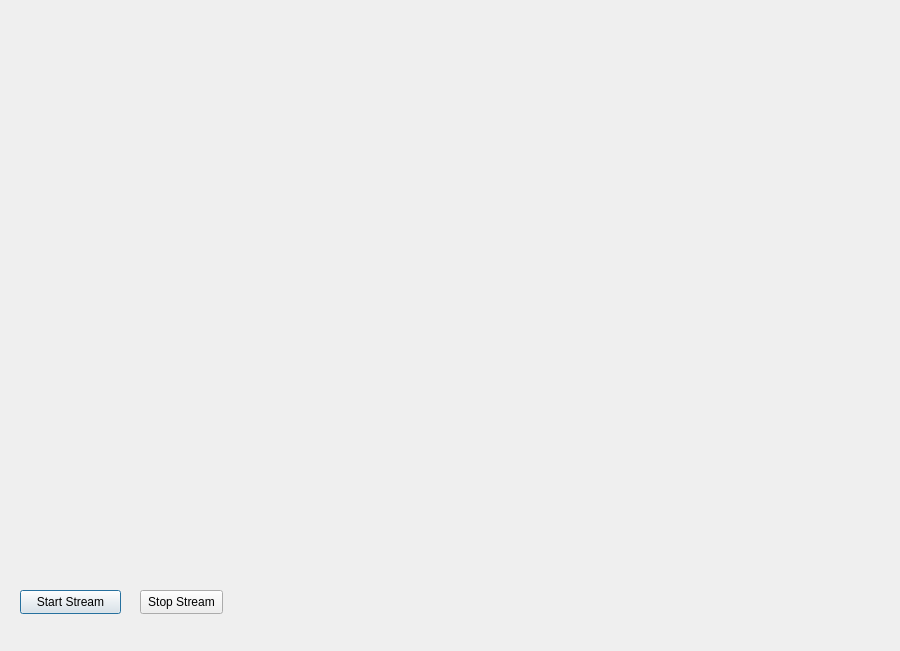
<?xml version="1.0" encoding="UTF-8"?>
<ui version="4.0">
 <class>mainVision</class>
 <widget class="QDialog" name="mainVision">
  <property name="geometry">
   <rect>
    <x>0</x>
    <y>0</y>
    <width>900</width>
    <height>651</height>
   </rect>
  </property>
  <property name="windowTitle">
   <string>Dialog</string>
  </property>
  <property name="layoutDirection">
   <enum>Qt::LeftToRight</enum>
  </property>
  <property name="autoFillBackground">
   <bool>false</bool>
  </property>
  <widget class="QPushButton" name="startStream">
   <property name="geometry">
    <rect>
     <x>20</x>
     <y>590</y>
     <width>101</width>
     <height>24</height>
    </rect>
   </property>
   <property name="text">
    <string>Start Stream</string>
   </property>
  </widget>
  <widget class="QWidget" name="screen" native="true">
   <property name="geometry">
    <rect>
     <x>10</x>
     <y>10</y>
     <width>571</width>
     <height>541</height>
    </rect>
   </property>
   <widget class="QLabel" name="display">
    <property name="geometry">
     <rect>
      <x>230</x>
      <y>250</y>
      <width>57</width>
      <height>14</height>
     </rect>
    </property>
    <property name="text">
     <string/>
    </property>
   </widget>
  </widget>
  <widget class="QPushButton" name="stopStream">
   <property name="geometry">
    <rect>
     <x>140</x>
     <y>590</y>
     <width>83</width>
     <height>24</height>
    </rect>
   </property>
   <property name="text">
    <string>Stop Stream</string>
   </property>
  </widget>
 </widget>
 <resources/>
 <connections/>
</ui>
